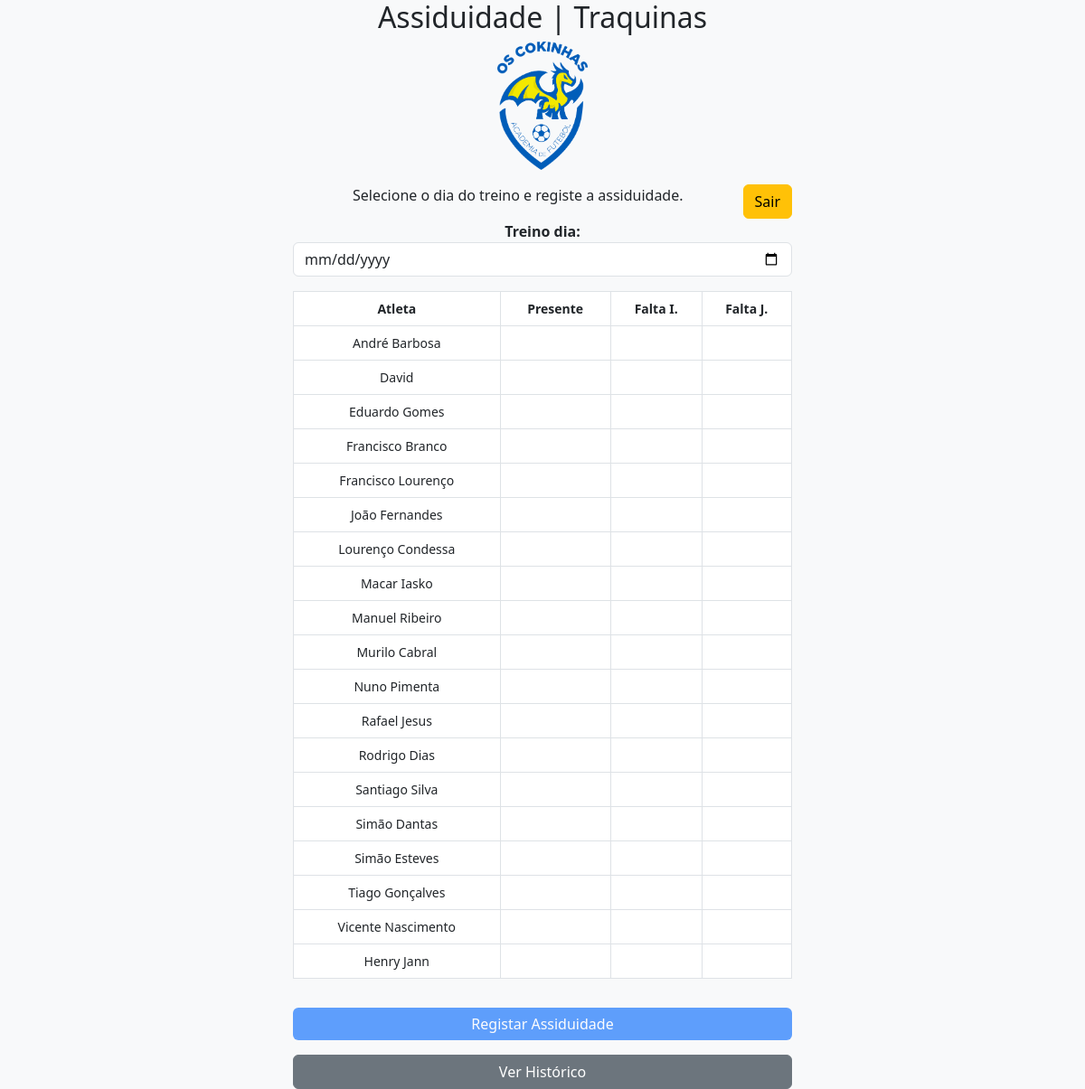
The page / (signed in) on the database its author committed.
### tables this page shows
CREATE TABLE atletas (
            id INTEGER PRIMARY KEY AUTOINCREMENT,
            nome TEXT UNIQUE NOT NULL
        );

### app.py (the view)
@app.route("/")
def index():
    if "user" not in session:
        return redirect(url_for("login"))  # Se não estiver logado, vai para login
    conn = sqlite3.connect(DB_PATH)
    conn.row_factory = sqlite3.Row
    cursor = conn.cursor()
    cursor.execute("SELECT * FROM atletas")
    atletas = cursor.fetchall()
    conn.close()
    return render_template("index.html", atletas=atletas)

### templates/index.html (shortened to what this page needs)
<!DOCTYPE html>
<html lang="pt">
<head>
    <link rel="stylesheet" href="https://cdn.jsdelivr.net/npm/bootstrap@5.3.0/dist/css/bootstrap.min.css">
</head>
<body>
    <div class="container text-center">
        <h2>Assiduidade | Traquinas </h2>
<img src="{{ url_for('static', filename='img/assiduidade.png') }}" alt="Banner" class="img-fluid mx-auto d-block mb-3" style="max-width: 100px;">
<div class="container text-center">
    <a href="/logout" class="btn btn-warning float-end">Sair</a>
        <p>Selecione o dia do treino e registe a assiduidade.</p>
        <form method="POST" action="/registrar">
            <label for="data_treino"><strong>Treino dia:</strong></label>
            <input type="date" id="data_treino" name="data_treino" class="form-control mb-3" required>
            <table class="table table-bordered">
                <thead>
                    <tr>
                        <th>Atleta</th>
                        <th>Presente</th>
                        <th>Falta I.</th>
                        <th>Falta J.</th>
                    </tr>
                </thead>
                <tbody>
                    {% for atleta in atletas %}
                    <tr>
                        <td>{{ atleta.nome }}</td>
                        <td>
                            <button type="button" id="btn-{{ atleta.id }}-Presente" class="btn btn-option btn-{{ atleta.id }}"
                                    onclick="selecionarOpcao('{{ atleta.id }}', 'Presente')">
                            </button>
                        </td>
                        <td>
                            <button type="button" id="btn-{{ atleta.id }}-Falta I." class="btn btn-option btn-{{ atleta.id }}"
                                    onclick="selecionarOpcao('{{ atleta.id }}', 'Falta I.')">
                            </button>
                        </td>
                        <td>
                            <button type="button" id="btn-{{ atleta.id }}-Falta J." class="btn btn-option btn-{{ atleta.id }}"
                                    onclick="selecionarOpcao('{{ atleta.id }}', 'Falta J.')">
                            </button>
                        </td>
                    </tr>
                    {% endfor %}
                </tbody>
            </table>
            <button type="submit" id="registrar" class="btn btn-primary w-100 mt-3" disabled>Registar Assiduidade</button>
        </form>
        <a href="/historico" class="btn btn-secondary w-100 mt-3">Ver Histórico</a>
    </div>
</body>
</html>

### templates/index.html (style rules this page uses)
body { background-color: #f8f9fa; }
.container { max-width: 600px; margin: auto; }
.table { font-size: 14px; }
.btn-option { width: 45px; font-size: 14px; padding: 5px; }
.btn-primary { background-color: #004aad; border: none; }
.table td, .table th { padding: 8px; text-align: center; }

### rows shown on the page
atletas: nome "André Barbosa"
atletas: nome "David"
atletas: nome "Eduardo Gomes"
atletas: nome "Francisco Branco"
atletas: nome "Francisco Lourenço"
atletas: nome "João Fernandes"
atletas: nome "Lourenço Condessa"
atletas: nome "Macar Iasko"
atletas: nome "Manuel Ribeiro"
atletas: nome "Murilo Cabral"
atletas: nome "Nuno Pimenta"
atletas: nome "Rafael Jesus"
atletas: nome "Rodrigo Dias"
atletas: nome "Santiago Silva"
atletas: nome "Simão Dantas"
atletas: nome "Simão Esteves"
atletas: nome "Tiago Gonçalves"
atletas: nome "Vicente Nascimento"
atletas: nome "Henry Jann"
